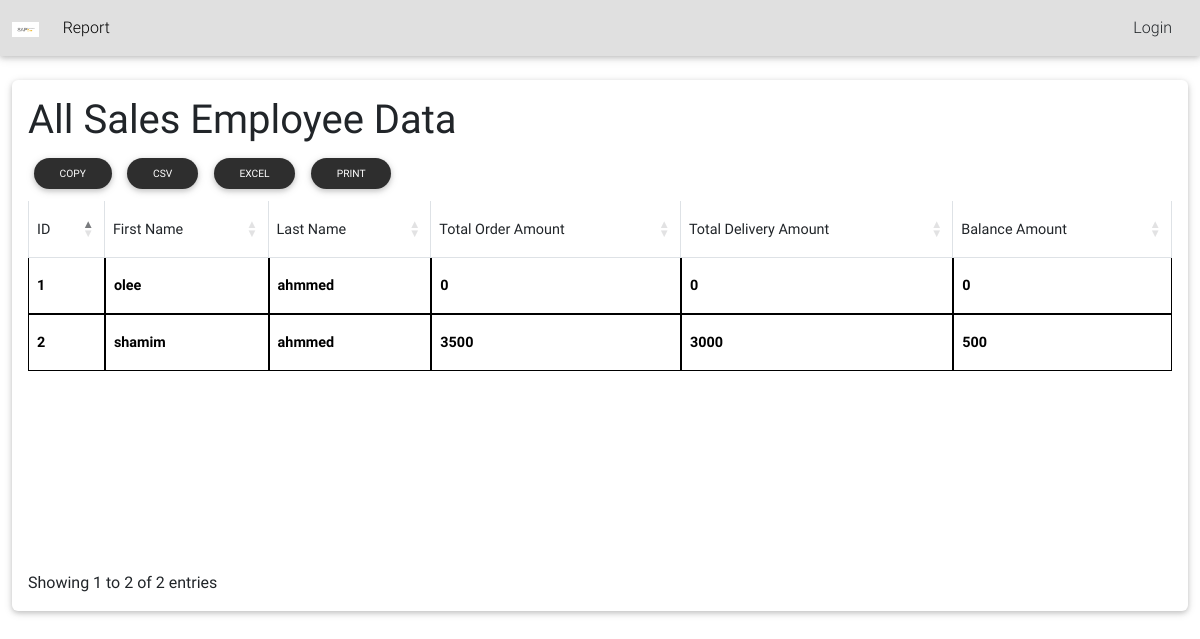
The app's page /report/Marketing/all_sales_employee_data/ with its own data.
### Sales/models.py (models this page shows, shortened)
class SalesEmployee(models.Model):
    first_name = models.CharField(max_length=100)
    last_name = models.CharField(max_length=100)
    email = models.EmailField(unique=True)
    phone_number = models.CharField(max_length=15)
    hire_date = models.DateField()
    active = models.BooleanField(default=False)  # New field for active status

### Report/salesemployeeviews.py (the view)
# urls.py: path('Marketing/all_sales_employee_data/', salesemployeeviews.all_sales_employee_data, name='all_sales_employee_data'),
def all_sales_employee_data(request):
    sales_employees = SalesEmployee.objects.all()
    for sales_employee in sales_employees:
        sales_employee.total_order_amount = SalesOrderInfo.objects.filter(sales_employee=sales_employee).aggregate(total_amount=Sum('totalAmount'))['total_amount'] or 0
        sales_employee.total_delivery_amount = DeliveryInfo.objects.filter(sales_employee=sales_employee).aggregate(total_amount=Sum('totalAmount'))['total_amount'] or 0
        sales_employee.balance_amount = sales_employee.total_order_amount - sales_employee.total_delivery_amount
    return render(request, 'salesEmployee/all_sales_employee_data.html', {'sales_employees': sales_employees})

### Report/templates/salesEmployee/all_sales_employee_data.html
{% extends 'basereport.html' %}
{% load static %}
{% block content %}
<section class="section card mb-5">
    <div class="card-body">
    <h1>All Sales Employee Data</h1>
    <table  id="itemsTable" class="table table-bordered">
        <thead>
            <tr>
                <th>ID</th>
                <th>First Name</th>
                <th>Last Name</th>
                <th>Total Order Amount</th>
                <th>Total Delivery Amount</th>
                <th>Balance Amount</th>
            </tr>
        </thead>
        <tbody>
            {% for sales_employee in sales_employees %}
                <tr>
                    <td>{{ sales_employee.id }}</td>
                    <td>{{ sales_employee.first_name }}</td>
                    <td>{{ sales_employee.last_name }}</td>
                    <td>{{ sales_employee.total_order_amount }}</td>
                    <td>{{ sales_employee.total_delivery_amount }}</td>
                    <td>{{ sales_employee.balance_amount }}</td>
                </tr>
            {% endfor %}
        </tbody>
    </table>
{% endblock %}

### templates/basereport.html (style rules this page uses)
table.table-bordered .dataTable th, table.table-bordered.dataTable td { color: black !important; font-weight: bold; border:1px solid black; }

### records on screen
SalesEmployee: id "1", first_name "olee", last_name "ahmmed", total_order_amount "0", total_delivery_amount "0", balance_amount "0"
SalesEmployee: id "2", first_name "shamim", last_name "ahmmed", total_order_amount "3500", total_delivery_amount "3000", balance_amount "500"
